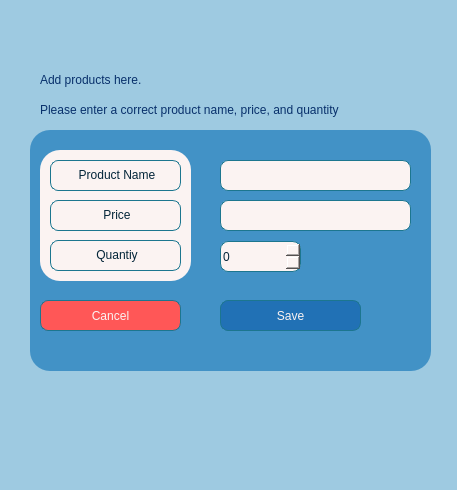
<?xml version="1.0" encoding="UTF-8"?>
<ui version="4.0">
 <class>MainWindow</class>
 <widget class="QMainWindow" name="MainWindow">
  <property name="geometry">
   <rect>
    <x>0</x>
    <y>0</y>
    <width>457</width>
    <height>490</height>
   </rect>
  </property>
  <property name="windowTitle">
   <string>MainWindow</string>
  </property>
  <property name="styleSheet">
   <string notr="true">background-color:rgb(158, 202, 225);
</string>
  </property>
  <widget class="QWidget" name="centralwidget">
   <widget class="QFrame" name="frame">
    <property name="geometry">
     <rect>
      <x>30</x>
      <y>130</y>
      <width>401</width>
      <height>241</height>
     </rect>
    </property>
    <property name="styleSheet">
     <string notr="true">background-color:rgb(66, 146, 198);
border-radius:20px;</string>
    </property>
    <property name="frameShape">
     <enum>QFrame::StyledPanel</enum>
    </property>
    <property name="frameShadow">
     <enum>QFrame::Raised</enum>
    </property>
    <widget class="QLabel" name="label_4">
     <property name="geometry">
      <rect>
       <x>20</x>
       <y>30</y>
       <width>131</width>
       <height>31</height>
      </rect>
     </property>
     <property name="styleSheet">
      <string notr="true">background-color:rgb(251, 243, 242);
color:rgb(3, 37, 57);
font: 75 10pt &quot;Verdana&quot;;
border: 1px solid rgb(28, 118, 143);
border-radius: 8px;</string>
     </property>
     <property name="text">
      <string>&lt;html&gt;&lt;head/&gt;&lt;body&gt;&lt;p align=&quot;center&quot;&gt;Product Name&lt;/p&gt;&lt;/body&gt;&lt;/html&gt;</string>
     </property>
    </widget>
    <widget class="Line" name="line">
     <property name="geometry">
      <rect>
       <x>10</x>
       <y>20</y>
       <width>151</width>
       <height>131</height>
      </rect>
     </property>
     <property name="styleSheet">
      <string notr="true">background-color:rgb(251, 243, 242);;</string>
     </property>
     <property name="orientation">
      <enum>Qt::Vertical</enum>
     </property>
    </widget>
    <widget class="QLabel" name="newPassword_2">
     <property name="geometry">
      <rect>
       <x>20</x>
       <y>70</y>
       <width>131</width>
       <height>31</height>
      </rect>
     </property>
     <property name="styleSheet">
      <string notr="true">background-color:rgb(251, 243, 242);
color:rgb(3, 37, 57);
font: 75 10pt &quot;Verdana&quot;;
border: 1px solid rgb(28, 118, 143);
border-radius: 8px;</string>
     </property>
     <property name="text">
      <string>&lt;html&gt;&lt;head/&gt;&lt;body&gt;&lt;p align=&quot;center&quot;&gt;Price&lt;/p&gt;&lt;/body&gt;&lt;/html&gt;</string>
     </property>
    </widget>
    <widget class="QLabel" name="newPassword_4">
     <property name="geometry">
      <rect>
       <x>20</x>
       <y>110</y>
       <width>131</width>
       <height>31</height>
      </rect>
     </property>
     <property name="styleSheet">
      <string notr="true">background-color:rgb(251, 243, 242);
color:rgb(3, 37, 57);
font: 75 10pt &quot;Verdana&quot;;
border: 1px solid rgb(28, 118, 143);
border-radius: 8px;</string>
     </property>
     <property name="text">
      <string>&lt;html&gt;&lt;head/&gt;&lt;body&gt;&lt;p align=&quot;center&quot;&gt;Quantiy&lt;/p&gt;&lt;/body&gt;&lt;/html&gt;</string>
     </property>
    </widget>
    <widget class="QLineEdit" name="productNameInput">
     <property name="geometry">
      <rect>
       <x>190</x>
       <y>30</y>
       <width>191</width>
       <height>31</height>
      </rect>
     </property>
     <property name="styleSheet">
      <string notr="true">background-color:rgb(251, 243, 242);;
color:rgb(3, 37, 57);
font: 75 10pt &quot;Verdana&quot;;
border: 1px solid rgb(28, 118, 143);
border-radius: 8px;</string>
     </property>
    </widget>
    <widget class="QLineEdit" name="priceInput">
     <property name="geometry">
      <rect>
       <x>190</x>
       <y>70</y>
       <width>191</width>
       <height>31</height>
      </rect>
     </property>
     <property name="styleSheet">
      <string notr="true">background-color:rgb(251, 243, 242);;
color:rgb(3, 37, 57);
font: 75 10pt &quot;Verdana&quot;;
border: 1px solid rgb(28, 118, 143);
border-radius: 8px;</string>
     </property>
    </widget>
    <widget class="QSpinBox" name="stockInput">
     <property name="geometry">
      <rect>
       <x>190</x>
       <y>111</y>
       <width>81</width>
       <height>31</height>
      </rect>
     </property>
     <property name="styleSheet">
      <string notr="true">background-color:rgb(251, 243, 242);;
color:rgb(3, 37, 57);
font: 75 10pt &quot;Verdana&quot;;
border: 1px solid rgb(28, 118, 143);
border-radius: 8px;</string>
     </property>
    </widget>
    <widget class="QPushButton" name="backBtn">
     <property name="geometry">
      <rect>
       <x>10</x>
       <y>170</y>
       <width>141</width>
       <height>31</height>
      </rect>
     </property>
     <property name="styleSheet">
      <string notr="true">border: 1px solid rgb(28, 118, 143);
font: 75 10pt &quot;MS Shell Dlg 2&quot;;
border-radius: 8px;
color:rgb(251, 243, 242);
background-color:rgb(255, 87, 87);</string>
     </property>
     <property name="text">
      <string>Cancel</string>
     </property>
    </widget>
    <zorder>line</zorder>
    <zorder>label_4</zorder>
    <zorder>newPassword_2</zorder>
    <zorder>newPassword_4</zorder>
    <zorder>productNameInput</zorder>
    <zorder>priceInput</zorder>
    <zorder>stockInput</zorder>
    <zorder>backBtn</zorder>
   </widget>
   <widget class="QPushButton" name="saveBtn">
    <property name="geometry">
     <rect>
      <x>220</x>
      <y>300</y>
      <width>141</width>
      <height>31</height>
     </rect>
    </property>
    <property name="styleSheet">
     <string notr="true">border: 1px solid rgb(28, 118, 143);
font: 75 10pt &quot;MS Shell Dlg 2&quot;;
border-radius: 8px;
color:rgb(251, 243, 242);
background-color:rgb(33, 113, 181);</string>
    </property>
    <property name="text">
     <string>Save</string>
    </property>
   </widget>
   <widget class="QLabel" name="label">
    <property name="geometry">
     <rect>
      <x>40</x>
      <y>70</y>
      <width>281</width>
      <height>20</height>
     </rect>
    </property>
    <property name="styleSheet">
     <string notr="true">
color:rgb(8, 48, 107);
font: 75 12pt &quot;Verdana&quot;;</string>
    </property>
    <property name="text">
     <string>&lt;html&gt;&lt;head/&gt;&lt;body&gt;&lt;p&gt;Add products here.&lt;/p&gt;&lt;/body&gt;&lt;/html&gt;</string>
    </property>
   </widget>
   <widget class="QLabel" name="label_2">
    <property name="geometry">
     <rect>
      <x>40</x>
      <y>100</y>
      <width>391</width>
      <height>20</height>
     </rect>
    </property>
    <property name="styleSheet">
     <string notr="true">
color:rgb(8, 48, 107);
font: 75 10pt &quot;Verdana&quot;;</string>
    </property>
    <property name="text">
     <string>&lt;html&gt;&lt;head/&gt;&lt;body&gt;&lt;p&gt;Please enter a correct product name, price, and quantity&lt;/p&gt;&lt;/body&gt;&lt;/html&gt;</string>
    </property>
   </widget>
  </widget>
  <widget class="QStatusBar" name="statusbar"/>
 </widget>
 <resources/>
 <connections/>
</ui>
